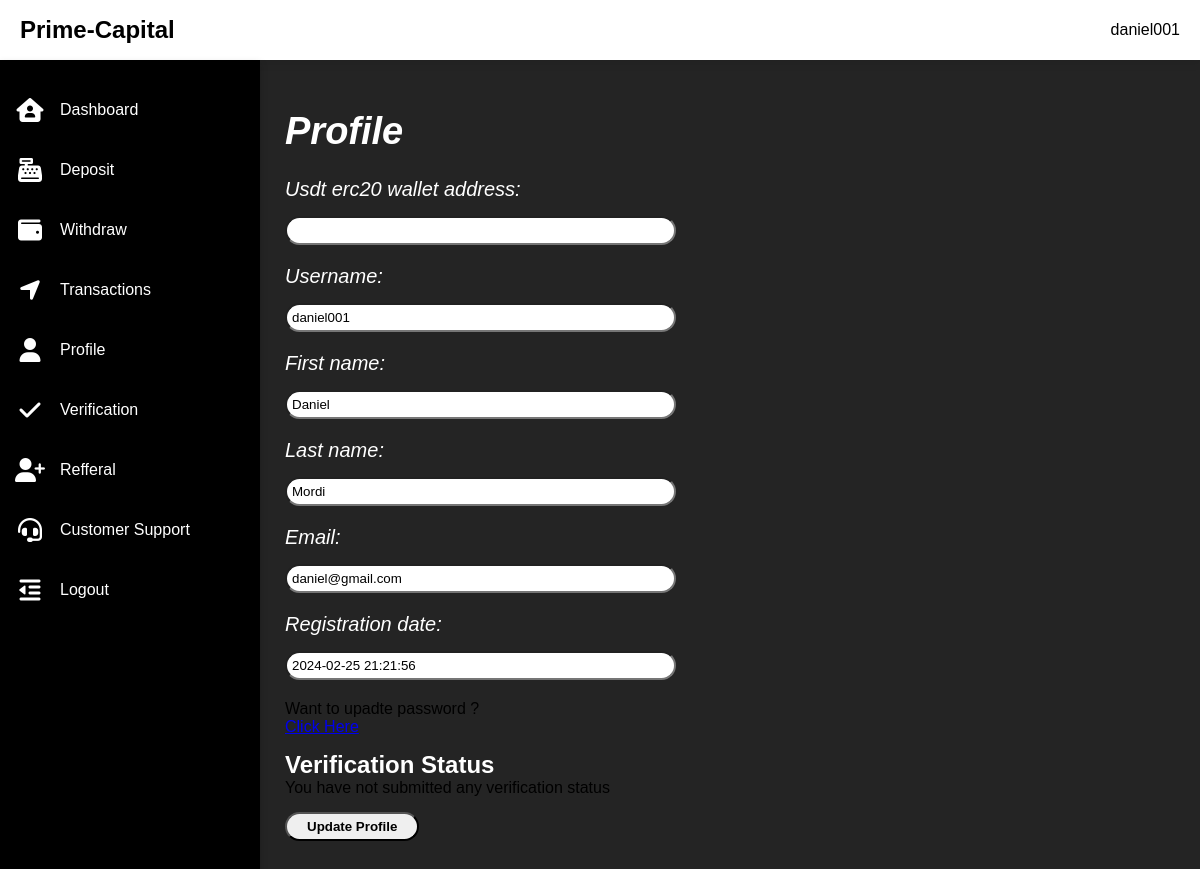
Page /accounts/profile/ (signed in) on the committed database.
### investments/models.py (models this page shows, shortened)
class CustomUser(AbstractUser):
    referral_code = models.CharField(max_length=50, blank=True, null=True)
    created_at = models.DateTimeField(auto_now_add=True)
    email_verified = models.BooleanField(default=False, null=True, blank=True)

class Profile(models.Model):
    user = models.OneToOneField(settings.AUTH_USER_MODEL, on_delete=models.CASCADE)
    usdt_erc20_wallet_address = models.CharField(max_length=42, blank=True)

### investments/views.py (the view)
# urls.py: path('accounts/profile/', views.profile_view, name='profile'),
@login_required
def profile_view(request):
    profile, created = Profile.objects.get_or_create(user=request.user)
    if request.method == 'POST':
        form = ProfileForm(request.POST, instance=profile)
        if form.is_valid():
            form.save()
            messages.success(request, 'Profile updated successfully')
            return redirect('profile')
    else:
        form = ProfileForm(instance=profile)
    context = {
        'form': form,
    }
    return render(request, 'profile.html', context)

### templates/profile.html (shortened to what this page needs)
<!DOCTYPE html>
{% load static %}
<html lang="en">
<head>
  <link rel="stylesheet" href="{% static 'dashboard.cs' %}">
</head>
<body>
 <section>
    <div class="container">
        <div class="topbar">
            <div class="logo">
                <h2>Prime-Capital</h2>
            </div>
            <div class="user">
                <p>{{ user.username }}</p>
            </div>
        </div>
        <div class="sidebar">
            <ul>
                <li>
                    <a href="{% url 'dashboard' %}">
                        <i id="i" class="fas fa-solid fa-house-user"></i>
                        <div>Dashboard</div>
                    </a>
                </li>
                <li>
                    <a href="{% url 'select-package' %}">
                        <i id="i" class="fas fa-solid fa-cash-register"></i>
                        <div>Deposit</div>
                    </a>
                </li>
                <li>
                    <a href="{% url 'request-withdrawal' %}">
                        <i id="i" class="fas fa-solid fa-wallet"></i>
                        <div>Withdraw</div>
                    </a>
                </li>
                <li>
                    <a href="{% url 'transactions' %}">
                        <i id="i" class="fas fa-solid fa-location-arrow"></i>
                        <div>Transactions</div>
                    </a>
                </li>
                <li>
                    <a href="{% url 'profile' %}">
                        <i id="i" class="fas fa-solid fa-user"></i>
                        <div>Profile</div>
                    </a>
                </li>
                <li>
                    <a href="{% url 'submit-verification' %}">
                        <i class="fas fa-solid fa-check"></i>
                        <div>Verification</div>
                    </a>
                </li>
                <li>
                    <a href="{% url 'referrals' %}">
                        <i id="i" class="fas fa-solid fa-user-plus"></i>
                        <div>Refferal</div>
                    </a>
                </li>
                <li>
                    <a href="{% url 'customer' %}">
                        <i id="i" class="fas fa-solid fa-headset"></i>
                        <div>Customer
                            Support</div>
                    </a>
                </li>
                <li>
                    <a href="{% url 'logout' %}">
                        <i id="i" class="fas fa-solid fa-outdent"></i>
                        <div>Logout</div>
                    </a>
                </li>
            </ul>
        </div>
  </section>
    <div class="main">
      <div class="row">
        <div class="form">
          <h1 class="h1s">Profile</h1>
          <form method="post" class="hu">
            {% csrf_token %} {{ form.as_p }}
            <div class="upd">
              <p>
                Want to upadte password ?
              </p>
              <a href="change_password.html">Click Here</a>
            </div>
            <div class="ver">
              <h2 class="h2s">Verification Status</h2>
              {% if verification %}
              <p>
                Your verification status is:
                <strong>{{ "Verified" if verification.is_verified else "Pending"
                  }}</strong>
              </p>
              {% else %}
              <p class="p2">You have not submitted any verification status</p>
              {% endif %}
            </div>
            <div>
              <button class="btn2" type="submit">Update Profile</button>
            </div>
          </form>
        </div>
      </div>
    </div>
</body>
</html>

### templates/profile.html (style rules this page uses)
* { padding: 0; margin: 0; box-sizing: border-box; font-family: 'poppins', sans-serif; }
.topbar { position: fixed; background-color: #fff; box-shadow: 0 4px 8px 0 rgba(0, 0, 0, 0.08); width: 100%; padding: 0 20px; height: 60px; display: grid; grid-template-columns: 2fr 10fr 0.4fr 1fr; display: flex; justify-content: space-between; align-items: center; z-index: 1; }
.sidebar { position: fixed; top: 60px; width: 260px; height: calc(100% - 60px); background: black; overflow-x: hidden; box-shadow: 0 4px 8px 0 rgba(0, 0, 0, 0.2); z-index: 2; }
.sidebar ul { margin-top: 20px; }
.sidebar ul li { width: 100%; list-style: none; }
.sidebar ul li a { width: 100%; text-decoration: none; color: #fff; height: 60px; display: flex; align-items: center; }
.sidebar ul li a i { min-width: 60px; font-size: 24px; text-align: center; }
.main { position: absolute; top: 60px; width: calc(100% - 260px); min-height: calc(100vh - 60px); left: 260px; background: #242424; }
input { padding: 5px 205px 5px 5px; display: flex; margin-top: 15px; background-color: #fff; color: black; border-radius: 18px; margin-bottom: 20px; }
label { font-size: 20px; font-weight: 500; color: #fff; font-style: oblique; }
.ver { margin-bottom: 15px; margin-top:15px; }
.form { padding-top: 50px; padding-left: 25px; padding-bottom: 50px; }
.h1s { margin-bottom: 25px; font-size:38px ; font-style: oblique; color: #fff; }
.btn2 { padding: 5px 20px; border-radius: 15px; font-weight: 700; transition: all 330ms ease; }
.h2s { color: #fff; }

### rows in the picture
CustomUser: username "daniel001", first_name "Daniel", last_name "Mordi", email "daniel@gmail.com"
